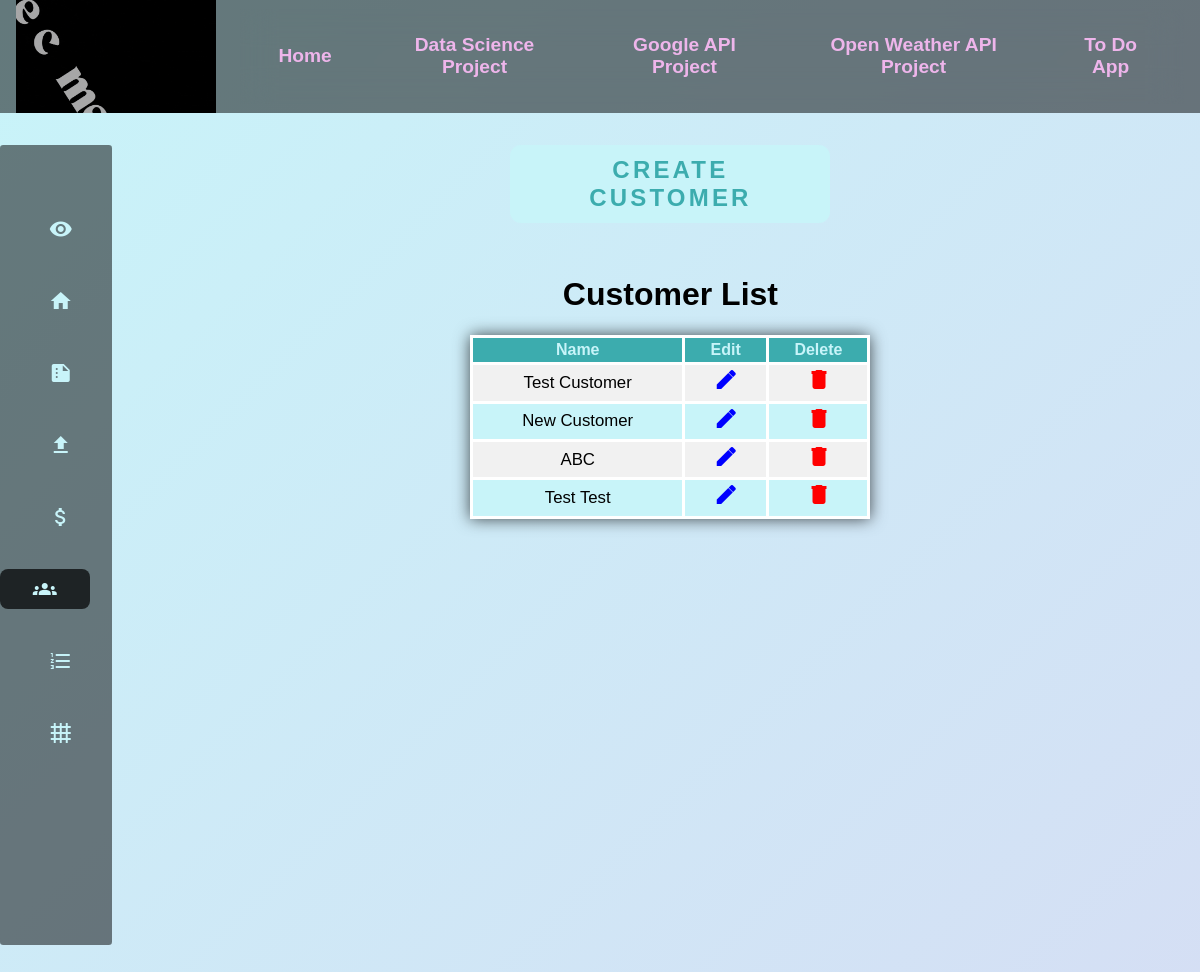
/datascience/customer_list/, run on the app's committed database.
### datascience/models.py (models this page shows, shortened)
class Customer(models.Model):
    name = models.CharField(max_length=100)
    is_active = models.BooleanField(default=True)

### datascience/views.py (the view)
# urls.py: path("customer_list/", views.CustomerListView.as_view(), name="customer_list"),
class CustomerListView(ListView):
    model = Customer
    template_name = "datascience/customer/customer_list.html"
    def get_queryset(self):
        return self.model.objects.filter(is_active=True)

### templates/datascience/customer/customer_list.html (shortened to what this page needs)
{% extends 'partials/datascience_dashboard.html' %}
{% load static %}
{% block dash %}
<div class="align-center">
    <div class="buttons-container">
        <a class="submit-neon" href="{% url 'datascience:customer_create' %}">
            Create Customer
        </a>
    </div>
    <h1>Customer List</h1>
    <table>
        <thead>
            <tr>
                <th>Name</th>
                <th>Edit</th>
                <th>Delete</th>
            </tr>
        </thead>
        <tbody>
            {% for obj in object_list %}
            <tr>
                <td>{{obj.name}}</td>
                <td>
                    <a style="color:blue" href="{% url 'datascience:customer_update' obj.id %}">
                        <span class="material-icons">
                        </span>
                    </a>
                </td>
                <td>
                    <a style="color:red" href="{% url 'datascience:customer_delete' obj.id %}">
                        <span class="material-icons">
                        </span>
                    </a>
                </td>
            </tr>
            {% endfor %}
        </tbody>
    </table>
</div>
{% endblock dash %}

### static/css/main.css (style rules this page uses)
html { min-width: fit-content; }
body { display: flex; flex-direction: column; background: linear-gradient( -45deg, var(--primary-color-light), var(--secondary-color-light), var(--primary-color-light) ); background-size: 650% 650%; position: relative; animation: animated-background 30s ease-in-out infinite; height: 100vh; width: 100vw; font-family: Helvetica, sans-serif; min-width: fit-content; color: var(--text-color); padding: 0; margin: 0; overflow-x: hidden; }
.align-center { display: flex; flex-direction: column; align-items: center; justify-content: center; text-align: center; }
a { color: inherit; }
.dataTable, table { font-size: 1.05rem; min-width: 25rem; max-width: 95%; border-radius: 0.3rem 0.3rem 0 0; box-shadow: 0 0 1rem var(--table-and-form-box-shadow); margin: auto; border-collapse: collapse; max-width: 95vw; margin-bottom: 1rem; }
.dataTable thead tr, table thead tr { background-color: var(--primary-color); color: var(--primary-color-light); text-align: center; font-weight: bold; font-size: 1rem; }
table thead tr th { text-align: center; }
.dataTable th, .dataTable td, table th, table td { padding: 0.2rem; border: 0.2rem solid var(--form-and-table-borders); min-width: 3rem; word-wrap: break-word; max-width: 12rem; }
.dataTable tbody tr:nth-of-type(even), table tbody tr:nth-of-type(even) { background-color: var(--primary-color-light); }
.dataTable tbody tr:nth-of-type(odd), table tbody tr:nth-of-type(odd) { background-color: var(--tertiary-color); }
td .material-icons { aspect-ratio: 1; font-weight: bold; }
.submit-neon { position: relative; display: inline-block; align-items: center; text-align: center; justify-content: center; padding: 0.7rem 1.25rem; color: var(--primary-color); font-size: 1.5rem; font-weight: bold; text-decoration: none; text-transform: uppercase; overflow: hidden; transition: 0.5s; letter-spacing: 0.2rem; max-width: 20rem; border-radius: 0.7rem; background: var(--primary-color-light); margin-bottom: 2rem; }
.buttons-container { display: flex; align-items: center; justify-content: space-evenly; text-align: center; }

### static/css/themes/default.css (style rules this page uses)
:root { --text-color: black; --text-color-hover: black; --primary-color: #3cacae; --primary-color-light: #c8f4f9; --secondary-color: #c26dbc; --secondary-color-light: #eeb5eb; --tertiary-color: #f1f1f1; --navbar-background-color: rgba(0, 0, 0, 0.5); --navbar-hover-over-items: rgba(0, 0, 0, 0.7); --navbar-text-color: #eeb5eb; --form-background: rgba(0, 0, 0, 0.4); --form-and-table-borders: white; --mobile-navabar-burger-button-color: #fff; --table-and-form-box-shadow: rgba(0, 0, 0, 0.7); }

### data on the page
Customer: name "Test Customer"
Customer: name "New Customer"
Customer: name "ABC"
Customer: name "Test Test"
